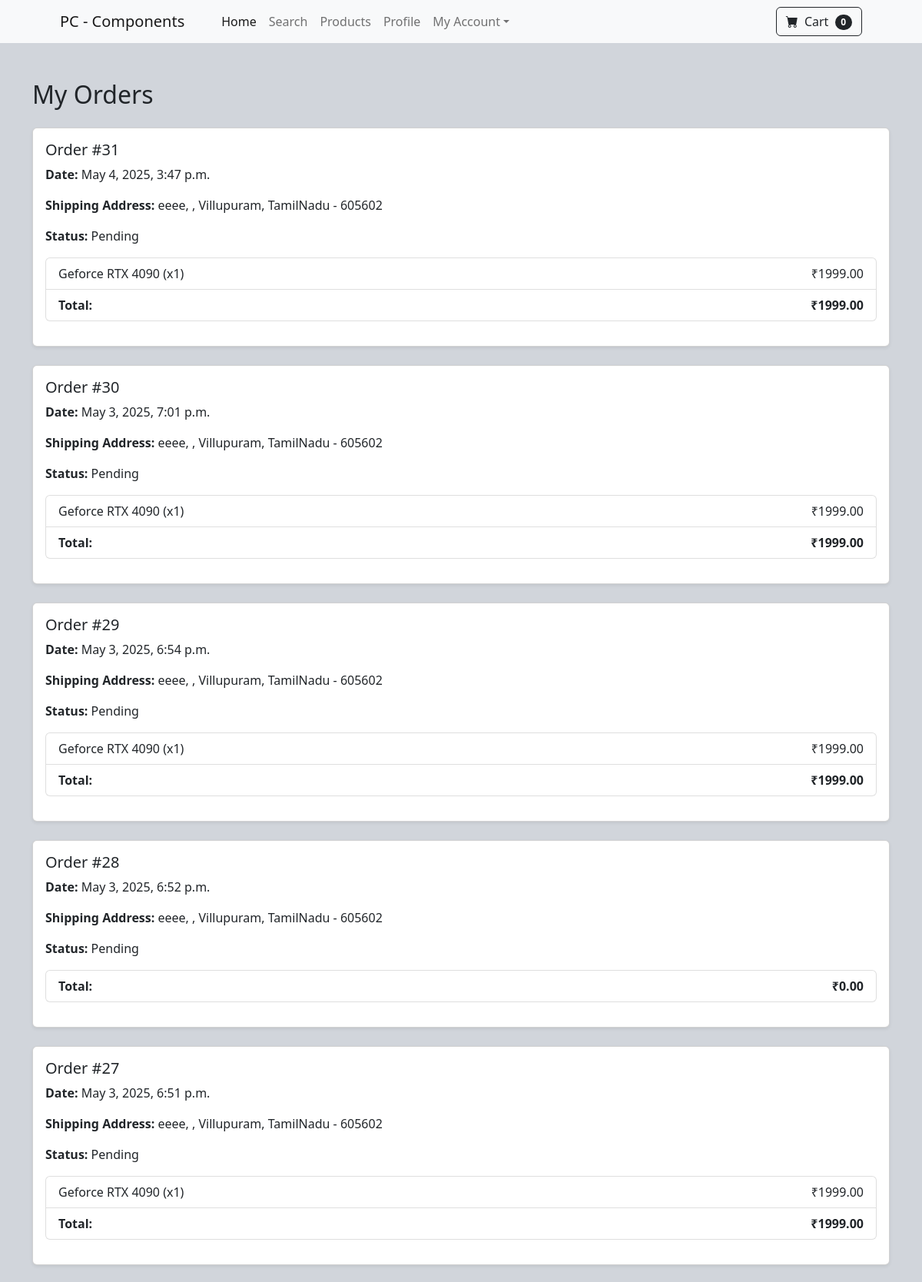
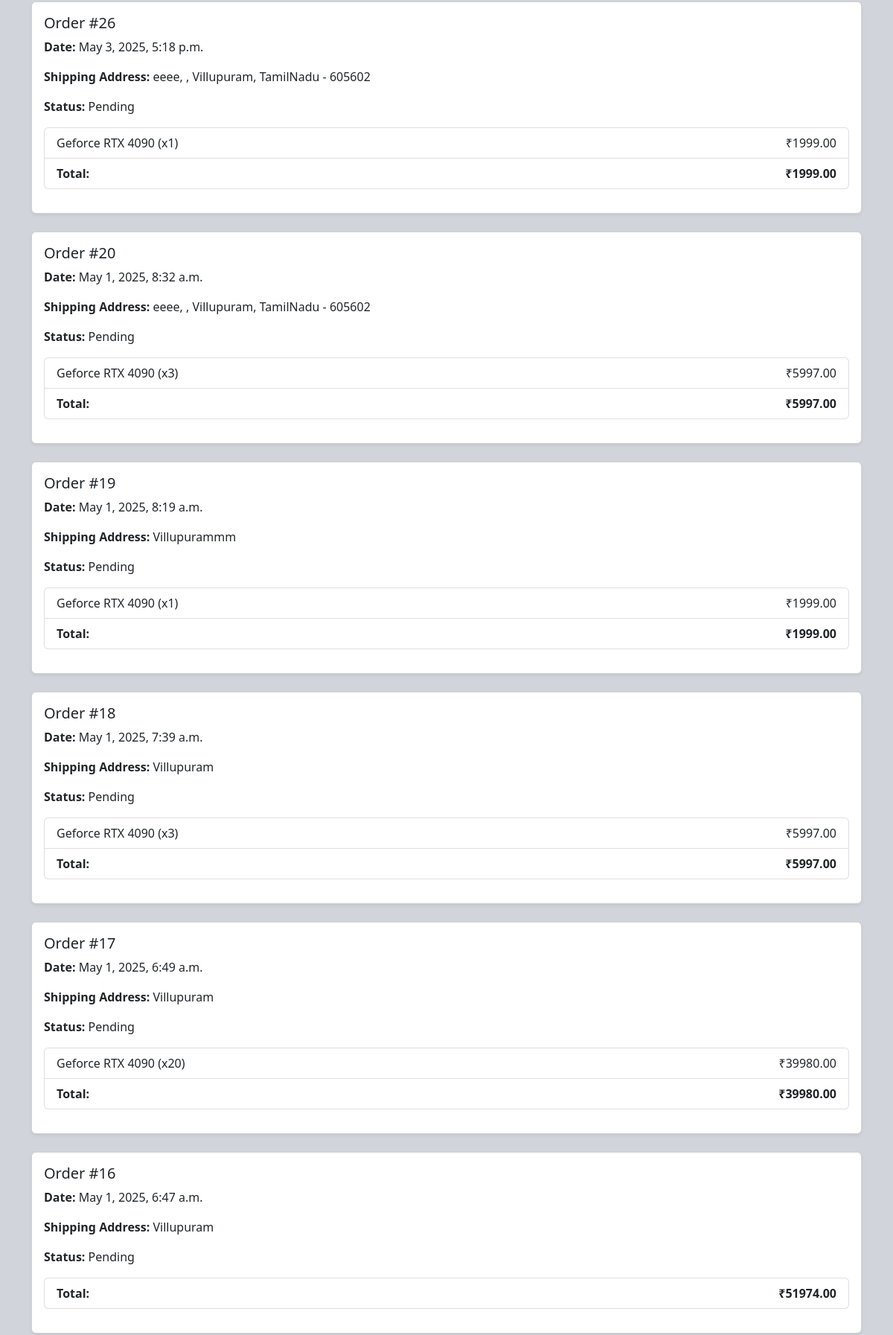
Screenshot of /myorders/ (signed in, upper part) with the database file from the repository (2 pictures, top to bottom).
### app/models.py (models this page shows, shortened)
class Order(models.Model):
    STATUS_CHOICES = [
        ('PENDING', 'Pending'),
        ('SHIPPED', 'Shipped'),
        ('DELIVERED', 'Delivered'),
    ]
    user = models.ForeignKey(User, on_delete=models.CASCADE)
    address = models.TextField()
    total = models.DecimalField(max_digits=10, decimal_places=2)
    ordered_at = models.DateTimeField(auto_now_add=True)
    status = models.CharField(max_length=20, choices=STATUS_CHOICES, default='PENDING')

class OrderItem(models.Model):
    order = models.ForeignKey(Order, on_delete=models.CASCADE, related_name='items')
    product = models.ForeignKey(Product, on_delete=models.CASCADE)
    quantity = models.PositiveIntegerField()
    price = models.DecimalField(max_digits=10, decimal_places=2)  # store snapshot of price at order time
    def get_total_price(self):
        return self.quantity * self.price

class Product(models.Model):
    name = models.CharField(max_length=100)
    category = models.ForeignKey(Category,on_delete=models.CASCADE)
    brand = models.ForeignKey(Brand,on_delete=models.CASCADE)
    price = models.IntegerField()
    description = models.TextField()
    image = models.ImageField(upload_to='products/', default='products/default.jpg', blank=True, null=True)
    stock = models.PositiveIntegerField(default=10)

### app/views.py (the view)
# urls.py: path('myorders/', views.my_orders_view, name='myorders'),
@login_required
def my_orders_view(request):
    orders = Order.objects.filter(user=request.user).order_by('-ordered_at')
    return render(request, 'app/myorders.html', {'orders': orders})

### app/context_processors.py (called while the page is built)
def cart_item_count(request):
    count = 0
    if request.user.is_authenticated:
        try:
            cart = Cart.objects.get(user=request.user)
            count = CartItem.objects.filter(cart=cart).count()
        except Cart.DoesNotExist:
            count = 0
    return {'cart_item_count': count}

### app/templates/app/myorders.html
{% extends 'app/base.html' %}
{% block content %}
<div class="container mt-5">
    <h2 class="mb-4">My Orders</h2>
    {% if orders %}
    {% for order in orders %}
    <div class="card mb-4 shadow-sm">
        <div class="card-body">
            <h5>Order #{{ order.id }}</h5>
            <p><strong>Date:</strong> {{ order.ordered_at }}</p>
            <p><strong>Shipping Address:</strong> {{ order.address }}</p>
            <p><strong>Status:</strong> {{ order.get_status_display }}</p>
            <ul class="list-group mb-3">
                {% for item in order.items.all %}
                <li class="list-group-item d-flex justify-content-between align-items-center">
                    {{ item.product.name }} (x{{ item.quantity }})
                    <span>₹{{ item.get_total_price }}</span>
                </li>
                {% endfor %}
                <li class="list-group-item d-flex justify-content-between">
                    <strong>Total:</strong>
                    <strong>₹{{ order.total }}</strong>
                </li>
            </ul>
        </div>
    </div>
    {% endfor %}
    {% else %}
    <div class="alert alert-info text-center">
        You haven't placed any orders yet.
    </div>
    {% endif %}
</div>
{% endblock %}

### rows the page displays
Order: id "31", ordered_at "May 4, 2025, 3:47 p.m.", address "eeee, , Villupuram, TamilNadu - 605602", status "Pending", total "1999.00"
OrderItem: product.name "Geforce RTX 4090", quantity "1", get_total_price "1999.00"
Order: id "30", ordered_at "May 3, 2025, 7:01 p.m.", address "eeee, , Villupuram, TamilNadu - 605602", status "Pending", total "1999.00"
OrderItem: product.name "Geforce RTX 4090", quantity "1", get_total_price "1999.00"
Order: id "29", ordered_at "May 3, 2025, 6:54 p.m.", address "eeee, , Villupuram, TamilNadu - 605602", status "Pending", total "1999.00"
OrderItem: product.name "Geforce RTX 4090", quantity "1", get_total_price "1999.00"
Order: id "28", ordered_at "May 3, 2025, 6:52 p.m.", address "eeee, , Villupuram, TamilNadu - 605602", status "Pending", total "0.00"
Order: id "27", ordered_at "May 3, 2025, 6:51 p.m.", address "eeee, , Villupuram, TamilNadu - 605602", status "Pending", total "1999.00"
OrderItem: product.name "Geforce RTX 4090", quantity "1", get_total_price "1999.00"
Order: id "26", ordered_at "May 3, 2025, 5:18 p.m.", address "eeee, , Villupuram, TamilNadu - 605602", status "Pending", total "1999.00"
OrderItem: product.name "Geforce RTX 4090", quantity "1", get_total_price "1999.00"
Order: id "20", ordered_at "May 1, 2025, 8:32 a.m.", address "eeee, , Villupuram, TamilNadu - 605602", status "Pending", total "5997.00"
OrderItem: product.name "Geforce RTX 4090", quantity "3", get_total_price "5997.00"
Order: id "19", ordered_at "May 1, 2025, 8:19 a.m.", address "Villupurammm", status "Pending", total "1999.00"
OrderItem: product.name "Geforce RTX 4090", quantity "1", get_total_price "1999.00"
Order: id "18", ordered_at "May 1, 2025, 7:39 a.m.", address "Villupuram", status "Pending", total "5997.00"
OrderItem: product.name "Geforce RTX 4090", quantity "3", get_total_price "5997.00"
Order: id "17", ordered_at "May 1, 2025, 6:49 a.m.", address "Villupuram", status "Pending", total "39980.00"
OrderItem: product.name "Geforce RTX 4090", quantity "20", get_total_price "39980.00"
Order: id "16", ordered_at "May 1, 2025, 6:47 a.m.", address "Villupuram", status "Pending", total "51974.00"

### other values shown
{{ cart_item_count }} "0"
